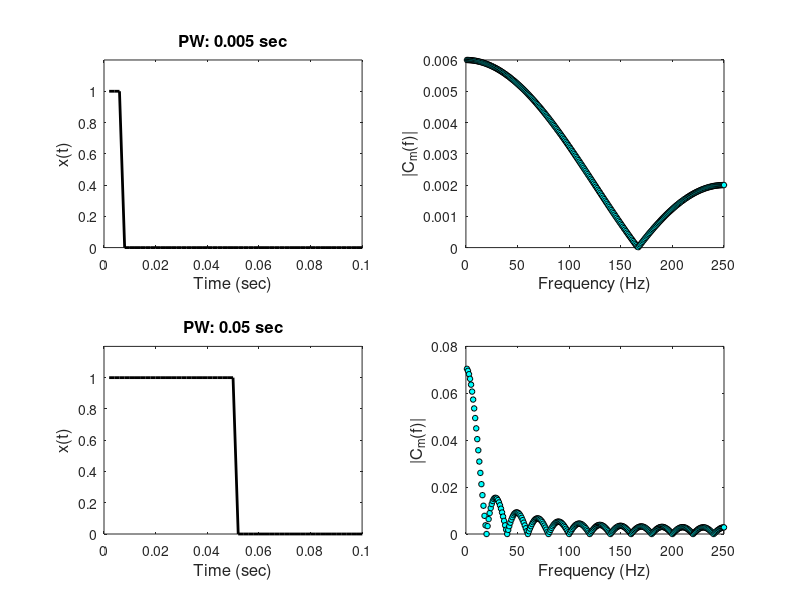

Write the MATLAB code that produced this figure.
% John Semmlow- 'Signals and Systems for Bioengineers, A MATLAB - Based Introduction', 2ndEd
% Example 3.6  Find the magnitude spectrum of two pulse waveforms using the 
% complex form of the Fourier series analysis.


T = 1;                      % Period (sec)
fs = 500;                   % Sampling freqaeuncy (Hz)
f1 = 1/T;                   % Fundamental frequency
N = round(T*fs);            % Calculate the number of points needed
t = (1:N)/fs;               % Time vector for complex sinusiods
x = zeros(1,N);             % Generate pulse waveform

PW = round(.005*N);         % PW = 0.005 sec
x(1:PW) =  1;               % Amplitude = 1.0

% Apply complex Fourier series analysis 
for m = 1:round(N/2)                            % Make m half the number of points
    f(m) = m*f1;                                % Frequency vector for plotting
    C(m)  = mean(x.*exp(-1j*2*pi*m*f1*t));      % Find complex compEq. 3.23
    Cmag(m) = sqrt(real(C(m))^2+imag(C(m))^2);  % Find magnitude Eg.3.24
end
subplot(2,2,1); 
plot(t,x,'k','LineWidth',2);
xlabel('Time (sec)','FontSize',12); 
ylabel('x(t)','FontSize',12);
title('PW: 0.005 sec','FontSize',12);
axis([0 0.1 0 1.2]);

subplot(2,2,2);
plot(f,Cmag,'ko','MarkerSize',4,'MarkerFaceColor','c');
xlabel('Frequency (Hz)','FontSize',12); ylabel('|C_m(f)|','FontSize',12);

%
clear x C f M;
x = zeros(1,N);                 % Generate pulse waveform
PW = round(.05*N);              % PW  = 0.05 sec        
x(1:PW) =  1;
subplot(2,2,3); 
plot(t,x,'k','LineWidth',2);
xlabel('Time (sec)','FontSize',12); 
ylabel('x(t)','FontSize',12);
title('PW: 0.05 sec','FontSize',12);
axis([0 0.1 0 1.2]);
for m = 1:round(N/2)
    C(m)  = mean(x.*exp(-1j*2*pi*m*f1*t));  
    f(m) = m*f1;
    A(m) = sqrt(real(C(m))^2+imag(C(m))^2)/.707;     
end
subplot(2,2,4);
plot(f,A,'ko','MarkerSize',4,'MarkerFaceColor','c');
xlabel('Frequency (Hz)','FontSize',12); 
ylabel('|C_m(f)|','FontSize',12);

%The frequency spectra of two pulse functions having different pulse
%widths found using the complex Fourier series analysis. The spectra
%consist of individual points spaced 1/T=2.0-Hz apart. The longer
%pulse produces a spectrum with a shorter peak. Both spectra have the
%shape of sinc funtion- |sin(x)/x|.
%Inverse relationship between pulse width and the width of the spectrum-
%The narrower the pulse the broader the spectrum and vice versa.
